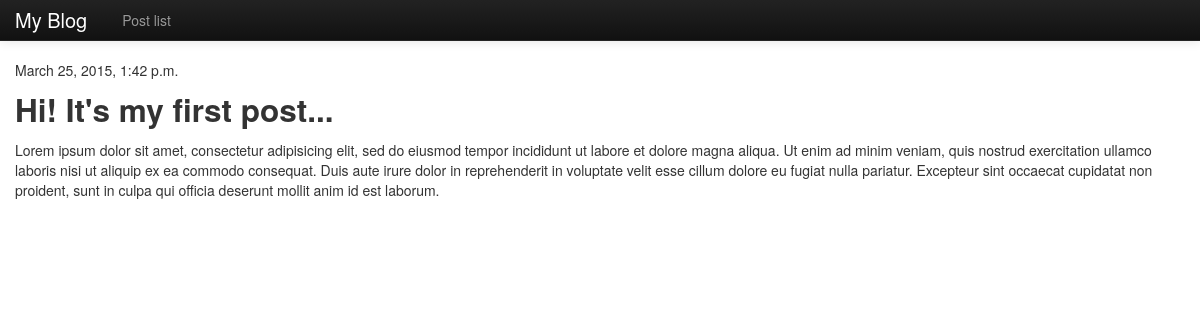
Page /blog/1/ on the committed database.
### blog/models.py (models this page shows, shortened)
class Post(models.Model):
    title = models.CharField(max_length=255)
    datetime = models.DateTimeField('Publication date')
    content = models.TextField(max_length=10000)

### blog/views.py (the view)
# urls.py: url(r'^(?P<pk>\d+)/$', PostDetailView.as_view()),
class PostDetailView(DetailView):
    model = Post

### blog/templates/blog/post_detail.html
{% extends 'blog/base.html' %}
{% block content %}
    <p>{{ post.datetime }}</p>
    <h2>{{ post.title }}</h2>
    <p>{{ post.content }}</p>
{% endblock %}

### blog/templates/blog/base.html (style rules this page uses)
body { padding-top: 60px; }

### rows in the picture
Post: datetime "March 25, 2015, 1:42 p.m.", title "Hi! It's my first post...", content "Lorem ipsum dolor sit amet, consectetur adipisicing elit, sed do eiusmod tempor incididunt ut labore et dolore magna aliqua. Ut enim ad minim veniam, quis nostrud exercitation ullamco laboris nisi ut aliquip ex ea commodo consequat. Duis aute irure dolor in reprehenderit in voluptate velit esse cillum dolore eu fugiat nulla pariatur. Excepteur sint occaecat cupidatat non proident, sunt in culpa qui officia deserunt mollit anim id est laborum."
